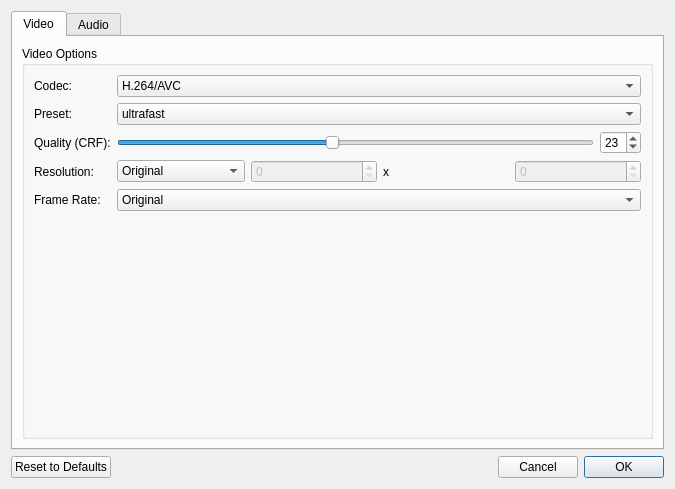
<?xml version="1.0" encoding="UTF-8"?>
<ui version="4.0">
 <class>EncoderOption</class>
 <widget class="QWidget" name="EncoderOption">
  <property name="geometry">
   <rect>
    <x>0</x>
    <y>0</y>
    <width>675</width>
    <height>489</height>
   </rect>
  </property>
  <property name="windowTitle">
   <string>Form</string>
  </property>
  <layout class="QGridLayout" name="gridLayout_5">
   <item row="0" column="0">
    <layout class="QVBoxLayout" name="verticalLayout">
     <item>
      <widget class="QTabWidget" name="tabWidget">
       <property name="currentIndex">
        <number>0</number>
       </property>
       <widget class="QWidget" name="videoTab_2">
        <attribute name="title">
         <string>Video</string>
        </attribute>
        <layout class="QGridLayout" name="gridLayout_3">
         <item row="0" column="0">
          <widget class="QGroupBox" name="videoOptionsGroup_2">
           <property name="title">
            <string>Video Options</string>
           </property>
           <layout class="QFormLayout" name="formLayout_3">
            <item row="0" column="0">
             <widget class="QLabel" name="codecLabel_2">
              <property name="text">
               <string>Codec:</string>
              </property>
             </widget>
            </item>
            <item row="0" column="1">
             <widget class="QComboBox" name="videoCodecCombo_2">
              <item>
               <property name="text">
                <string>H.264/AVC</string>
               </property>
              </item>
              <item>
               <property name="text">
                <string>H.265/HEVC</string>
               </property>
              </item>
              <item>
               <property name="text">
                <string>VP9</string>
               </property>
              </item>
              <item>
               <property name="text">
                <string>AV1</string>
               </property>
              </item>
             </widget>
            </item>
            <item row="1" column="0">
             <widget class="QLabel" name="presetLabel_2">
              <property name="text">
               <string>Preset:</string>
              </property>
             </widget>
            </item>
            <item row="1" column="1">
             <widget class="QComboBox" name="presetCombo_2">
              <item>
               <property name="text">
                <string>ultrafast</string>
               </property>
              </item>
              <item>
               <property name="text">
                <string>superfast</string>
               </property>
              </item>
              <item>
               <property name="text">
                <string>veryfast</string>
               </property>
              </item>
              <item>
               <property name="text">
                <string>faster</string>
               </property>
              </item>
              <item>
               <property name="text">
                <string>fast</string>
               </property>
              </item>
              <item>
               <property name="text">
                <string>medium</string>
               </property>
              </item>
              <item>
               <property name="text">
                <string>slow</string>
               </property>
              </item>
              <item>
               <property name="text">
                <string>slower</string>
               </property>
              </item>
              <item>
               <property name="text">
                <string>veryslow</string>
               </property>
              </item>
             </widget>
            </item>
            <item row="2" column="0">
             <widget class="QLabel" name="qualityLabel_2">
              <property name="text">
               <string>Quality (CRF):</string>
              </property>
             </widget>
            </item>
            <item row="2" column="1">
             <layout class="QHBoxLayout" name="qualityLayout_2">
              <item>
               <widget class="QSlider" name="qualitySlider_2">
                <property name="minimum">
                 <number>0</number>
                </property>
                <property name="maximum">
                 <number>51</number>
                </property>
                <property name="value">
                 <number>23</number>
                </property>
                <property name="orientation">
                 <enum>Qt::Horizontal</enum>
                </property>
               </widget>
              </item>
              <item>
               <widget class="QSpinBox" name="qualitySpinBox_2">
                <property name="minimum">
                 <number>0</number>
                </property>
                <property name="maximum">
                 <number>51</number>
                </property>
                <property name="value">
                 <number>23</number>
                </property>
               </widget>
              </item>
             </layout>
            </item>
            <item row="3" column="0">
             <widget class="QLabel" name="resolutionLabel_2">
              <property name="text">
               <string>Resolution:</string>
              </property>
             </widget>
            </item>
            <item row="3" column="1">
             <layout class="QHBoxLayout" name="resolutionLayout_2">
              <item>
               <widget class="QComboBox" name="resolutionCombo_2">
                <item>
                 <property name="text">
                  <string>Original</string>
                 </property>
                </item>
                <item>
                 <property name="text">
                  <string>3840x2160 (4K)</string>
                 </property>
                </item>
                <item>
                 <property name="text">
                  <string>2560x1440 (2K)</string>
                 </property>
                </item>
                <item>
                 <property name="text">
                  <string>1920x1080 (FHD)</string>
                 </property>
                </item>
                <item>
                 <property name="text">
                  <string>1280x720 (HD)</string>
                 </property>
                </item>
                <item>
                 <property name="text">
                  <string>Custom</string>
                 </property>
                </item>
               </widget>
              </item>
              <item>
               <widget class="QSpinBox" name="widthSpinBox_2">
                <property name="enabled">
                 <bool>false</bool>
                </property>
                <property name="maximum">
                 <number>7680</number>
                </property>
               </widget>
              </item>
              <item>
               <widget class="QLabel" name="resolutionSeparator_2">
                <property name="text">
                 <string>x</string>
                </property>
               </widget>
              </item>
              <item>
               <widget class="QSpinBox" name="heightSpinBox_2">
                <property name="enabled">
                 <bool>false</bool>
                </property>
                <property name="maximum">
                 <number>4320</number>
                </property>
               </widget>
              </item>
             </layout>
            </item>
            <item row="4" column="0">
             <widget class="QLabel" name="fpsLabel_2">
              <property name="text">
               <string>Frame Rate:</string>
              </property>
             </widget>
            </item>
            <item row="4" column="1">
             <widget class="QComboBox" name="fpsCombo_2">
              <item>
               <property name="text">
                <string>Original</string>
               </property>
              </item>
              <item>
               <property name="text">
                <string>60</string>
               </property>
              </item>
              <item>
               <property name="text">
                <string>50</string>
               </property>
              </item>
              <item>
               <property name="text">
                <string>30</string>
               </property>
              </item>
              <item>
               <property name="text">
                <string>25</string>
               </property>
              </item>
              <item>
               <property name="text">
                <string>24</string>
               </property>
              </item>
             </widget>
            </item>
           </layout>
          </widget>
         </item>
        </layout>
       </widget>
       <widget class="QWidget" name="audioTab_2">
        <attribute name="title">
         <string>Audio</string>
        </attribute>
        <layout class="QGridLayout" name="gridLayout_4">
         <item row="0" column="0">
          <widget class="QGroupBox" name="audioOptionsGroup_2">
           <property name="title">
            <string>Audio Options</string>
           </property>
           <layout class="QFormLayout" name="formLayout_4">
            <item row="0" column="0">
             <widget class="QLabel" name="audioCodecLabel_2">
              <property name="text">
               <string>Codec:</string>
              </property>
             </widget>
            </item>
            <item row="0" column="1">
             <widget class="QComboBox" name="audioCodecCombo_2">
              <item>
               <property name="text">
                <string>AAC</string>
               </property>
              </item>
              <item>
               <property name="text">
                <string>Opus</string>
               </property>
              </item>
              <item>
               <property name="text">
                <string>MP3</string>
               </property>
              </item>
              <item>
               <property name="text">
                <string>FLAC</string>
               </property>
              </item>
             </widget>
            </item>
            <item row="1" column="0">
             <widget class="QLabel" name="bitrateLabel_2">
              <property name="text">
               <string>Bitrate (kbps):</string>
              </property>
             </widget>
            </item>
            <item row="1" column="1">
             <widget class="QComboBox" name="bitarteCombo_2">
              <item>
               <property name="text">
                <string>320</string>
               </property>
              </item>
              <item>
               <property name="text">
                <string>256</string>
               </property>
              </item>
              <item>
               <property name="text">
                <string>192</string>
               </property>
              </item>
              <item>
               <property name="text">
                <string>128</string>
               </property>
              </item>
              <item>
               <property name="text">
                <string>96</string>
               </property>
              </item>
             </widget>
            </item>
            <item row="2" column="0">
             <widget class="QLabel" name="sampleRateLabel_2">
              <property name="text">
               <string>Sample Rate:</string>
              </property>
             </widget>
            </item>
            <item row="2" column="1">
             <widget class="QComboBox" name="sampleRateCombo_2">
              <item>
               <property name="text">
                <string>Original</string>
               </property>
              </item>
              <item>
               <property name="text">
                <string>48000 Hz</string>
               </property>
              </item>
              <item>
               <property name="text">
                <string>44100 Hz</string>
               </property>
              </item>
              <item>
               <property name="text">
                <string>32000 Hz</string>
               </property>
              </item>
             </widget>
            </item>
            <item row="3" column="0">
             <widget class="QLabel" name="channelsLabel_2">
              <property name="text">
               <string>Channels:</string>
              </property>
             </widget>
            </item>
            <item row="3" column="1">
             <widget class="QComboBox" name="channelsCombo_2">
              <item>
               <property name="text">
                <string>Original</string>
               </property>
              </item>
              <item>
               <property name="text">
                <string>Stereo</string>
               </property>
              </item>
              <item>
               <property name="text">
                <string>Mono</string>
               </property>
              </item>
             </widget>
            </item>
           </layout>
          </widget>
         </item>
        </layout>
       </widget>
      </widget>
     </item>
     <item>
      <layout class="QHBoxLayout" name="buttonLayout_2">
       <item>
        <widget class="QPushButton" name="resetButton_2">
         <property name="text">
          <string>Reset to Defaults</string>
         </property>
        </widget>
       </item>
       <item>
        <spacer name="horizontalSpacer_2">
         <property name="orientation">
          <enum>Qt::Horizontal</enum>
         </property>
         <property name="sizeHint" stdset="0">
          <size>
           <width>40</width>
           <height>20</height>
          </size>
         </property>
        </spacer>
       </item>
       <item>
        <widget class="QPushButton" name="cancelButton_2">
         <property name="text">
          <string>Cancel</string>
         </property>
        </widget>
       </item>
       <item>
        <widget class="QPushButton" name="okButton_2">
         <property name="text">
          <string>OK</string>
         </property>
         <property name="default">
          <bool>true</bool>
         </property>
        </widget>
       </item>
      </layout>
     </item>
    </layout>
   </item>
  </layout>
 </widget>
 <resources/>
 <connections/>
</ui>
